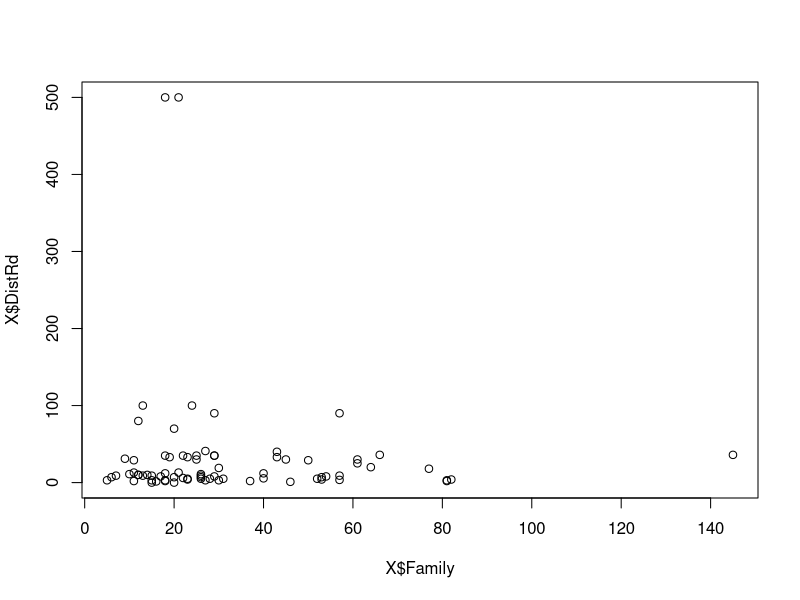
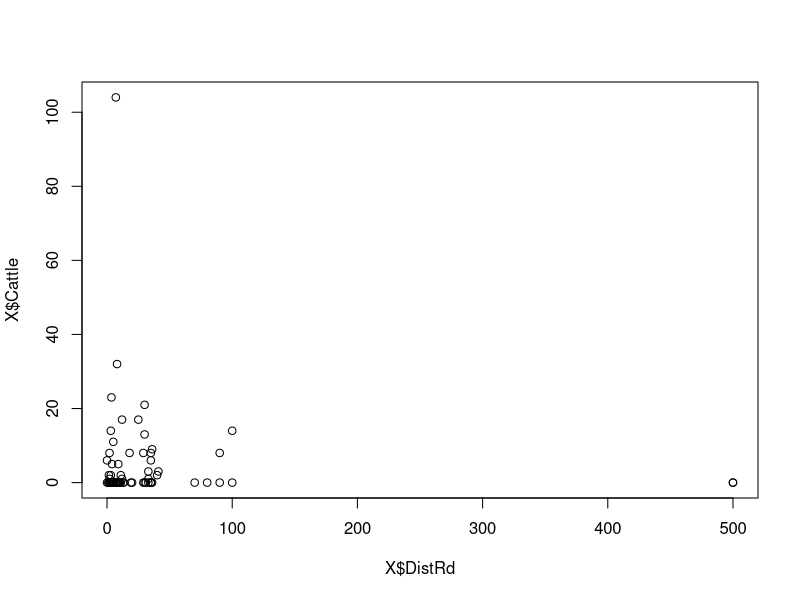
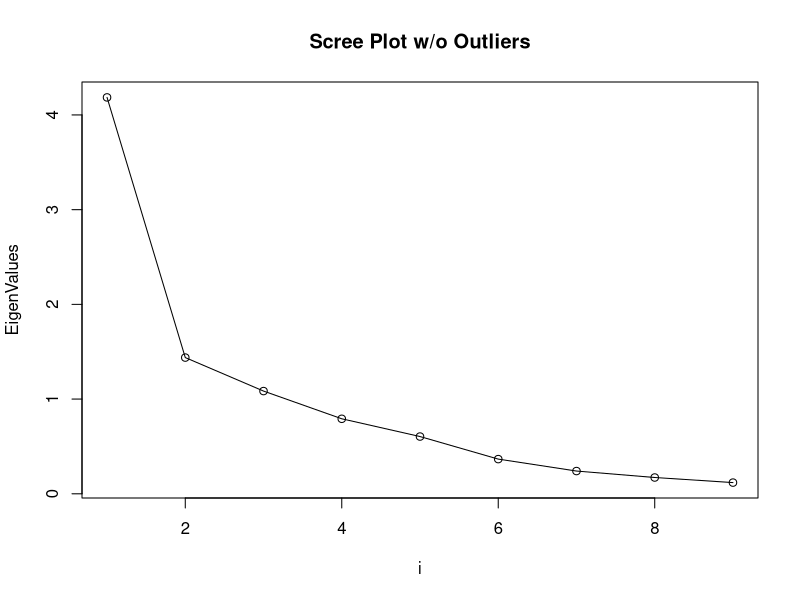
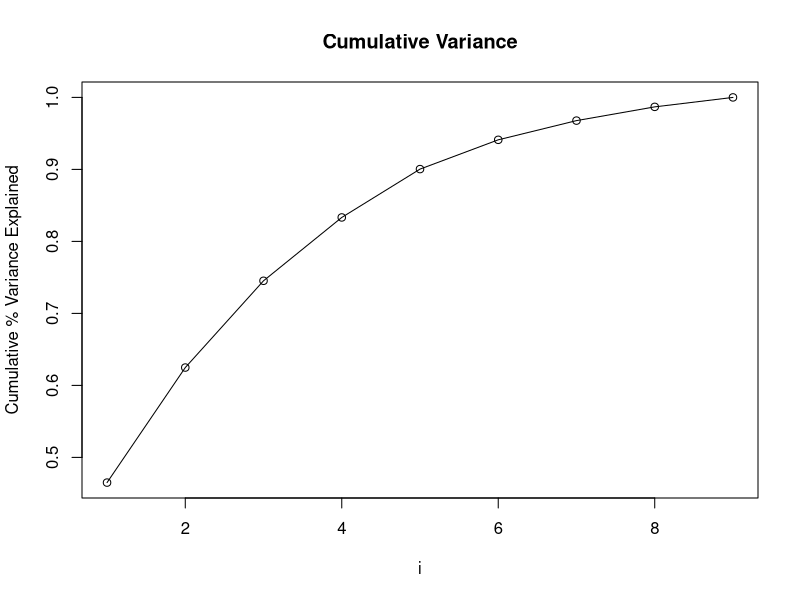
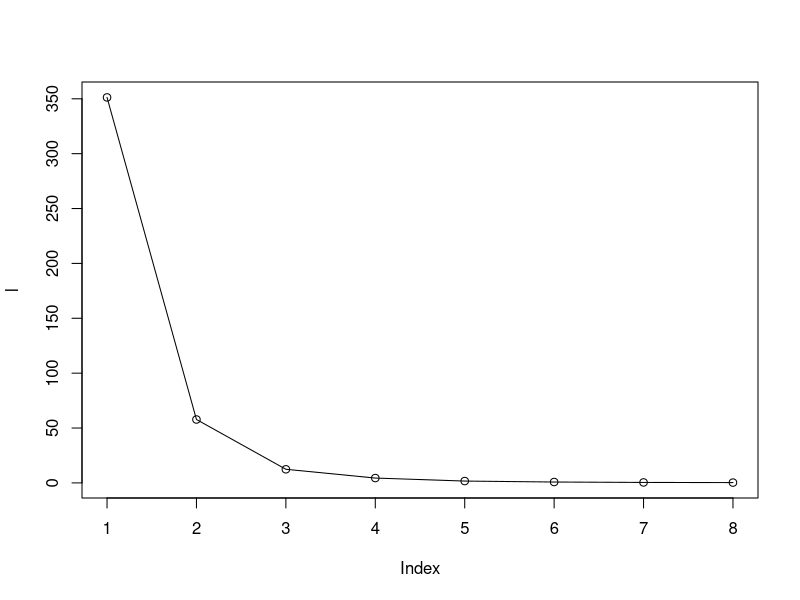

These charts were generated, in order, by the following R code:
#setwd("~/Desktop/PSM/Spring 2019/Multivariate-Stats/Exam 3")

# Problem 1
rm(list=ls())
alpha <- .05
X <- read.table("Data/T6-8.dat", header = FALSE)
X <- as.matrix(X)
n <- nrow(X)
q <- ncol(X)
X.mean <- t(matrix(1,ncol=n) %*% X)/n
D <- X - matrix(1,nrow=n) %*% t(X.mean)
S <- (n-1)^(-1) * t(D)%*%D
Sinv <- solve(S)
C <- matrix(c(-1,-1,1,1,
              1,-1,1,-1,
              1,-1,-1,1), byrow = TRUE, ncol=4)
#Test Statistics
CX <- C%*%X.mean
CSC <- C%*%S%*%t(C)
CSCinv <- solve(CSC)
T2 <- n*t(CX)%*%CSCinv%*%CX
Tstar <- ((n-1)*(q-1)/(n-q+1))*qf(1-alpha,q-1,n-q+1)#Critical Value

# Confidence Intervals
# Format Effect
C[1,]%*%X.mean - sqrt(((n-1)*(q-1)/(n-q+1))*qf(1-alpha,q-1,n-q+1))*sqrt(t(C[1,])%*%S%*%C[1,]/n)
C[1,]%*%X.mean + sqrt(((n-1)*(q-1)/(n-q+1))*qf(1-alpha,q-1,n-q+1))*sqrt(t(C[1,])%*%S%*%C[1,]/n)

# Parity Effect
C[2,]%*%X.mean - sqrt(((n-1)*(q-1)/(n-q+1))*qf(1-alpha,q-1,n-q+1))*sqrt(t(C[2,])%*%S%*%C[2,]/n)
C[2,]%*%X.mean + sqrt(((n-1)*(q-1)/(n-q+1))*qf(1-alpha,q-1,n-q+1))*sqrt(t(C[2,])%*%S%*%C[2,]/n)

# Interaction  Effect
C[3,]%*%X.mean - sqrt(((n-1)*(q-1)/(n-q+1))*qf(1-alpha,q-1,n-q+1))*sqrt(t(C[3,])%*%S%*%C[3,]/n)
C[3,]%*%X.mean + sqrt(((n-1)*(q-1)/(n-q+1))*qf(1-alpha,q-1,n-q+1))*sqrt(t(C[3,])%*%S%*%C[3,]/n)



#****************************************************************
#****************************************************************
#****************************************************************
# Problem 2
rm(list=ls())
X <- read.table("Data/T8-7.DAT", header = FALSE)
names(X) <- c("Family", "DistRd", "Cotton", "Maize", "Sorg", "Millet", "Bull", "Cattle", "Goats")
#First Scatter
plot(X$Family,X$DistRd)
png("famdistscatter.png")
plot(X$Family,X$DistRd, xlab = "Family", ylab= "Distance to Road", main = "Family vs DistRd")
dev.off()
#Using the scatterplot, we see that there are two points with DistRd>400 and one family point over 100.
#These are obvious outliers, so we parse for the relevant rows to remove.
bad1 <- which(X$DistRd>400)
bad1 <- c(bad1, which(X$Family > 100))
#Second Scatter
plot(X$DistRd, X$Cattle)
png("distcattlescatter.png")
plot(X$DistRd, X$Cattle, main = "DistRd vs Cattle", xlab = "Distance from Road", ylab = "Number of Cattle")
dev.off()
#Using the scatterplot, we see that there are points with DistRd>400 and one cattle point over 100.
#These are obvious outliers, so we parse for the relevant rows to remove.
bad2 <- which(X$DistRd>400)
bad2 <- c(bad2, which(X$Cattle > 100))
#Combine the outliers we found ignoring repeats and then clean the data:
(Outs <- unique(c(bad1,bad2)))
X <- X[-Outs,]
#### Now we Compute Correlation matrix R
X <- as.matrix(X)
n <- nrow(X)
q <- ncol(X)
X.mean <- t(matrix(1,ncol=n) %*% X)/n
D <- X - matrix(1,nrow=n) %*% t(X.mean)
S <- (n-1)^(-1) * t(D)%*%D
R <- cov2cor(S)
(l.r <- eigen(R)$values)
(e.r <- eigen(R)$vectors)
rownames(e.r) <- c("Family", "DistRd", "Cotton", "Maize", "Sorg", "Millet", "Bull", "Cattle", "Goats")
l.r/sum(l.r)
plot(l.r, main = "Scree Plot w/o Outliers", ylab = "EigenValues", xlab = "i")
lines(l.r)
png("farmscree.png")
plot(l.r, main = "Scree Plot w/o Outliers", ylab = "EigenValues", xlab = "i")
lines(l.r)
dev.off()
cumsum(l.r)/sum(l.r)
plot(cumsum(l.r)/sum(l.r), main = "Cumulative Variance", xlab="i", ylab = "Cumulative % Variance Explained")
lines(cumsum(l.r)/sum(l.r))

#********************************************************************
#********************************************************************
#********************************************************************
#Problem 3
rm(list=ls())
X <- read.csv("Data/creativeclass200711.csv", header = TRUE, sep=',')

#Get State -> Rural -> CCSHARE&BOHSHARE -> Numerics
WI <- X[which(X$State=="Wisconsin"),]
WI <- WI[which(WI$metro03==0),]
WI <- WI[,c(10,14)]
WI[,1] <- as.numeric(paste(WI$CCShare))
WI[,2] <- as.numeric(paste(WI$BohShare))
(WIbar <- matrix(c(mean(WI$CCShare), mean(WI$BohShare)), ncol=1))
WI<-as.matrix(WI)
nWI <- nrow(WI)
qWI <- ncol(WI)
D <- WI - matrix(1,nrow=nWI) %*% t(WIbar)
(SWI <- (nWI-1)^(-1) * t(D)%*%D)

MN <- X[which(X$State=="Minnesota"),]
MN <- MN[which(MN$metro03==0),]
MN <- MN[,c(10,14)]
MN[,1] <- as.numeric(paste(MN$CCShare))
MN[,2] <- as.numeric(paste(MN$BohShare))
(MNbar <- matrix(c(mean(MN$CCShare), mean(MN$BohShare)), ncol=1))
MN<-as.matrix(MN)
nMN <- nrow(MN)
qMN <- ncol(MN)
D <- MN - matrix(1,nrow=nMN) %*% t(MNbar)
(SMN <- (nMN-1)^(-1) * t(D)%*%D)

ND <- X[which(X$State=="North Dakota"),]
ND <- ND[which(ND$metro03==0),]
ND <- ND[,c(10,14)]
ND[,1] <- as.numeric(paste(ND$CCShare))
ND[,2] <- as.numeric(paste(ND$BohShare))
(NDbar <- matrix(c(mean(ND$CCShare), mean(ND$BohShare)), ncol=1))
ND<-as.matrix(ND)
nND <- nrow(ND)
qND <- ncol(ND)
D <- ND - matrix(1,nrow=nND) %*% t(NDbar)
(SND <- (nND-1)^(-1) * t(D)%*%D)

SD <- X[which(X$State=="South Dakota"),]
SD <- SD[which(SD$metro03==0),]
SD <- SD[,c(10,14)]
SD[,1] <- as.numeric(paste(SD$CCShare))
SD[,2] <- as.numeric(paste(SD$BohShare))
(SDbar <- matrix(c(mean(SD$CCShare), mean(SD$BohShare)), ncol=1))
SD<-as.matrix(SD)
nSD <- nrow(SD)
qSD <- ncol(SD)
D <- SD - matrix(1,nrow=nSD) %*% t(SDbar)
(SSD <- (nSD-1)^(-1) * t(D)%*%D)

MI <- X[which(X$State=="Michigan"),]
MI <- MI[which(MI$metro03==0),]
MI <- MI[,c(10,14)]
MI[,1] <- as.numeric(paste(MI$CCShare))
MI[,2] <- as.numeric(paste(MI$BohShare))
(MIbar <- matrix(c(mean(MI$CCShare), mean(MI$BohShare)), ncol=1))
MI<-as.matrix(MI)
nMI <- nrow(MI)
qMI <- ncol(MI)
D <- MI - matrix(1,nrow=nMI) %*% t(MIbar)
(SMI <- (nMI-1)^(-1) * t(D)%*%D)

#Compute Pooled S', pooled mean, and B matrix
(W <- (nWI-1)*SWI+(nMN-1)*SMN+(nND-1)*SND+(nSD-1)*SSD+(nMI-1)*SMI)
(xbar <- (1/(nWI+nMN+nND+nSD+nMI))*(nWI*WIbar+nMN*MNbar+nND*NDbar+nSD*SDbar+nMI*MIbar))
(B <- nWI * (WIbar-xbar)%*%t(WIbar-xbar) + nMN * (MNbar-xbar)%*%t(MNbar-xbar)+nND * (NDbar-xbar)%*%t(NDbar-xbar)+nSD * (SDbar-xbar)%*%t(SDbar-xbar)+nMI * (MIbar-xbar)%*%t(MIbar-xbar))
(Lambda <- det(W)/det(B+W))

n=nWI+nMN+nND+nSD+nMI #Total n
p=2 #Number of measure variables
g=5 #Number of states being compared
alpha=.01 #Test Level
#"Exact" Test
(test.statistic <- (n-p-2)/p * (1-sqrt(Lambda))/sqrt(Lambda))
(critical.value <- qf(1-alpha,2*p,2*(n-p-2)))
#"Large sample" test
(test.statistic.LS <- -(n-1-(p+g)/2)*log(Lambda))
(critical.value.LS <- qchisq(1-alpha,p*(g-1)))

#Intervals
tauWI <- (WIbar-xbar)
tauMN <- (MNbar-xbar)
tauND <- (NDbar-xbar)
tauSD <- (SDbar-xbar)
tauMI <- (MIbar-xbar)
alpha <- 0.05

#WI <-> MN
##CCShare
(tauWI[1,1] - tauMN[1,1]) - qt(1-alpha/(p*g*2),n-g)*sqrt((1/nWI + 1/nMN)*W[1,1]/(n-g))
(tauWI[1,1] - tauMN[1,1]) + qt(1-alpha/(p*g*2),n-g)*sqrt((1/nWI + 1/nMN)*W[1,1]/(n-g))
##BohShare
(tauWI[2,1] - tauMN[2,1]) - qt(1-alpha/(p*g*2),n-g)*sqrt((1/nWI + 1/nMN)*W[2,2]/(n-g))
(tauWI[2,1] - tauMN[2,1]) + qt(1-alpha/(p*g*2),n-g)*sqrt((1/nWI + 1/nMN)*W[2,2]/(n-g))

#WI <-> ND
##CCShare
(tauWI[1,1] - tauND[1,1]) - qt(1-alpha/(p*g*2),n-g)*sqrt((1/nWI + 1/nND)*W[1,1]/(n-g))
(tauWI[1,1] - tauND[1,1]) + qt(1-alpha/(p*g*2),n-g)*sqrt((1/nWI + 1/nND)*W[1,1]/(n-g))
##BohShare
(tauWI[2,1] - tauND[2,1]) - qt(1-alpha/(p*g*2),n-g)*sqrt((1/nWI + 1/nND)*W[2,2]/(n-g))
(tauWI[2,1] - tauND[2,1]) + qt(1-alpha/(p*g*2),n-g)*sqrt((1/nWI + 1/nND)*W[2,2]/(n-g))

#WI <-> SD
##CCShare
(tauWI[1,1] - tauSD[1,1]) - qt(1-alpha/(p*g*2),n-g)*sqrt((1/nWI + 1/nSD)*W[1,1]/(n-g))
(tauWI[1,1] - tauSD[1,1]) + qt(1-alpha/(p*g*2),n-g)*sqrt((1/nWI + 1/nSD)*W[1,1]/(n-g))
##BohShare
(tauWI[2,1] - tauSD[2,1]) - qt(1-alpha/(p*g*2),n-g)*sqrt((1/nWI + 1/nSD)*W[2,2]/(n-g))
(tauWI[2,1] - tauSD[2,1]) + qt(1-alpha/(p*g*2),n-g)*sqrt((1/nWI + 1/nSD)*W[2,2]/(n-g))

#WI <-> MI
##CCShare
(tauWI[1,1] - tauMI[1,1]) - qt(1-alpha/(p*g*2),n-g)*sqrt((1/nWI + 1/nMI)*W[1,1]/(n-g))
(tauWI[1,1] - tauMI[1,1]) + qt(1-alpha/(p*g*2),n-g)*sqrt((1/nWI + 1/nMI)*W[1,1]/(n-g))
##BohShare
(tauWI[2,1] - tauMI[2,1]) - qt(1-alpha/(p*g*2),n-g)*sqrt((1/nWI + 1/nMI)*W[2,2]/(n-g))
(tauWI[2,1] - tauMI[2,1]) + qt(1-alpha/(p*g*2),n-g)*sqrt((1/nWI + 1/nMI)*W[2,2]/(n-g))

#ND <-> MN
##CCShare
(tauND[1,1] - tauMN[1,1]) - qt(1-alpha/(p*g*2),n-g)*sqrt((1/nND + 1/nMN)*W[1,1]/(n-g))
(tauND[1,1] - tauMN[1,1]) + qt(1-alpha/(p*g*2),n-g)*sqrt((1/nND + 1/nMN)*W[1,1]/(n-g))
##BohShare
(tauND[2,1] - tauMN[2,1]) - qt(1-alpha/(p*g*2),n-g)*sqrt((1/nND + 1/nMN)*W[2,2]/(n-g))
(tauND[2,1] - tauMN[2,1]) + qt(1-alpha/(p*g*2),n-g)*sqrt((1/nND + 1/nMN)*W[2,2]/(n-g))

#SD <-> MN
##CCShare
(tauSD[1,1] - tauMN[1,1]) - qt(1-alpha/(p*g*2),n-g)*sqrt((1/nSD + 1/nMN)*W[1,1]/(n-g))
(tauSD[1,1] - tauMN[1,1]) + qt(1-alpha/(p*g*2),n-g)*sqrt((1/nSD + 1/nMN)*W[1,1]/(n-g))
##BohShare
(tauSD[2,1] - tauMN[2,1]) - qt(1-alpha/(p*g*2),n-g)*sqrt((1/nSD + 1/nMN)*W[2,2]/(n-g))
(tauSD[2,1] - tauMN[2,1]) + qt(1-alpha/(p*g*2),n-g)*sqrt((1/nSD + 1/nMN)*W[2,2]/(n-g))

#MI <-> MN
##CCShare
(tauMI[1,1] - tauMN[1,1]) - qt(1-alpha/(p*g*2),n-g)*sqrt((1/nMI + 1/nMN)*W[1,1]/(n-g))
(tauMI[1,1] - tauMN[1,1]) + qt(1-alpha/(p*g*2),n-g)*sqrt((1/nMI + 1/nMN)*W[1,1]/(n-g))
##BohShare
(tauMI[2,1] - tauMN[2,1]) - qt(1-alpha/(p*g*2),n-g)*sqrt((1/nMI + 1/nMN)*W[2,2]/(n-g))
(tauMI[2,1] - tauMN[2,1]) + qt(1-alpha/(p*g*2),n-g)*sqrt((1/nMI + 1/nMN)*W[2,2]/(n-g))

#ND <-> SD
##CCShare
(tauND[1,1] - tauSD[1,1]) - qt(1-alpha/(p*g*2),n-g)*sqrt((1/nND + 1/nSD)*W[1,1]/(n-g))
(tauND[1,1] - tauSD[1,1]) + qt(1-alpha/(p*g*2),n-g)*sqrt((1/nND + 1/nSD)*W[1,1]/(n-g))
##BohShare
(tauND[2,1] - tauSD[2,1]) - qt(1-alpha/(p*g*2),n-g)*sqrt((1/nND + 1/nSD)*W[2,2]/(n-g))
(tauND[2,1] - tauSD[2,1]) + qt(1-alpha/(p*g*2),n-g)*sqrt((1/nND + 1/nSD)*W[2,2]/(n-g))

#ND <-> MI
##CCShare
(tauND[1,1] - tauMI[1,1]) - qt(1-alpha/(p*g*2),n-g)*sqrt((1/nND + 1/nMI)*W[1,1]/(n-g))
(tauND[1,1] - tauMI[1,1]) + qt(1-alpha/(p*g*2),n-g)*sqrt((1/nND + 1/nMI)*W[1,1]/(n-g))
##BohShare
(tauND[2,1] - tauMI[2,1]) - qt(1-alpha/(p*g*2),n-g)*sqrt((1/nND + 1/nMI)*W[2,2]/(n-g))
(tauND[2,1] - tauMI[2,1]) + qt(1-alpha/(p*g*2),n-g)*sqrt((1/nND + 1/nMI)*W[2,2]/(n-g))

#SD <-> MI
##CCShare
(tauSD[1,1] - tauMI[1,1]) - qt(1-alpha/(p*g*2),n-g)*sqrt((1/nSD + 1/nMI)*W[1,1]/(n-g))
(tauSD[1,1] - tauMI[1,1]) + qt(1-alpha/(p*g*2),n-g)*sqrt((1/nSD + 1/nMI)*W[1,1]/(n-g))
##BohShare
(tauSD[2,1] - tauMI[2,1]) - qt(1-alpha/(p*g*2),n-g)*sqrt((1/nSD + 1/nMI)*W[2,2]/(n-g))
(tauSD[2,1] - tauMI[2,1]) + qt(1-alpha/(p*g*2),n-g)*sqrt((1/nSD + 1/nMI)*W[2,2]/(n-g))

(Spooled <- (nWI-1)/(nWI+nMN+nND+nSD+nMI-g) * SWI + (nMN-1)/(nWI+nMN+nND+nSD+nMI-g) * SMN + (nND-1)/(nWI+nMN+nND+nSD+nMI-g) * SND +(nSD-1)/(nWI+nMN+nND+nSD+nMI-g) * SSD+(nMI-1)/(nWI+nMN+nND+nSD+nMI-g) * SMI)

u <- (1/(nWI-1) + 1/(nMN-1) + 1/(nND-1) + 1/(nSD-1) + 1/(nMI-1) - 1/(nWI + nMN + nND+nSD+nMI - g)) * ((2*p^2 + 3*p - 1)/(6*(p+1)*(g-1)))
(M <- (nWI + nMN + nND+nSD+nMI - g)*log(det(Spooled)) - ( (nWI-1)*log(det(SWI)) + (nMN-1)*log(det(SMN)) + (nND-1)*log(det(SND)) +(nSD-1)*log(det(SSD)) +(nMI-1)*log(det(SMI))) )

C <- (1-u)*M
v <- (1/2)*p*(p+1)*(g-1)
C.crit <- qchisq(1-alpha,v)
#This is not ideal for our test of equality of the covariance matrices, but we have larg sample sizes N so we proceed anyway


#******************************************************************
#******************************************************************
#******************************************************************
#Problem 4
rm(list=ls())
X <- read.csv("Data/VHA_Facility_Quality_and_Safety_Report_Hospital_Settings.csv", header = TRUE, sep=',')
X <- na.omit(X[9:16])
X <- as.matrix(X)
n <- nrow(X)
q <- ncol(X)
X.mean <- t(matrix(1,ncol=n) %*% X)/n
D <- X - matrix(1,nrow=n) %*% t(X.mean)
S <- (n-1)^(-1) * t(D)%*%D
R <- cov2cor(S)
(l <- eigen(S)$values)
(e <- eigen(S)$vectors)
plot(l)
lines(l)
png("VHAscree.png")
plot(l, main="VHA Data Scree Chart", ylab = "Eigenvalues")
lines(l)
dev.off()
cumsum(l)/sum(l)
P1 <- sqrt(l[1])*X%*%e[,1]
P2 <- sqrt(l[2])*X%*%e[,2]
P3 <- sqrt(l[3])*X%*%e[,3]
P <- matrix(c(P1,P2,P3), ncol=3)
